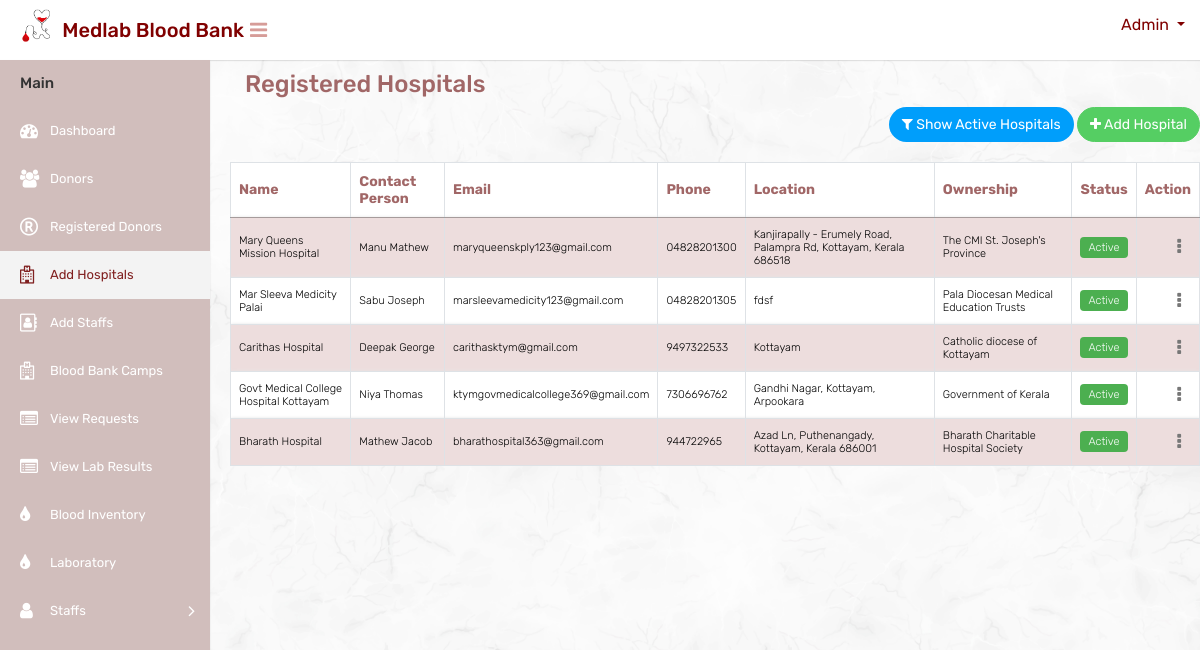
The page /registeredhospitaltable/ on the database its author committed.
### website/models.py (models this page shows, shortened)
class HospitalRegister(models.Model):
    hospitalName = models.CharField(max_length=100,unique=True)
    contactPerson = models.CharField(max_length=100)
    user=models.OneToOneField(CustomUser,on_delete=models.CASCADE)
    location = models.TextField()
    ownership = models.CharField(max_length=100)
    hospitalURL = models.URLField(blank=True)
    status = models.CharField(max_length=20, default='Active')

class CustomUser(AbstractUser):
    DONOR = 1
    HOSPITAL = 2
    STAFF = 3
    REGISTEREDDONOR = 4
    ROLE_CHOICE = (
        (DONOR, 'DONOR'),
        (HOSPITAL, 'HOSPITAL'),
        (STAFF, 'STAFF'),
        (REGISTEREDDONOR, 'REGISTEREDDONOR'),
    )
    username=None
    first_name = None
    last_name = None
    USERNAME_FIELD = 'email'
    email = models.EmailField(max_length=100, unique=True)
    phone = models.CharField(max_length=12, blank=True)
    password = models.CharField(max_length=128)
    role = models.IntegerField(choices=ROLE_CHOICE,default='1')
    is_admin = models.BooleanField(default=False)
    is_staff = models.BooleanField(default=False)
    is_active = models.BooleanField(default=True)
    is_superadmin = models.BooleanField(default=False)
    REQUIRED_FIELDS = ['phone']
    objects = UserManager()

### website/views.py (the view)
# urls.py: path('registeredhospitaltable/', registeredhospitaltable, name='registeredhospitaltable'),
def registeredhospitaltable(request):
    hospitals = HospitalRegister.objects.all()
    return render(request, 'mainuser/registeredhospitaltable.html', {'hospitals': hospitals})

### templates/mainuser/registeredhospitaltable.html (shortened to what this page needs)
{% load static %}
<html>
<head>
        <link rel="stylesheet" type="text/css" href="{% static 'mainuser/css/bootstrap.min.css' %}">
        <link rel="stylesheet" type="text/css" href="{% static 'mainuser/css/font-awesome.min.css' %}">
        <link rel="stylesheet" type="text/css" href="{% static 'mainuser/css/style.css' %}">
        <link rel="stylesheet" type="text/css" href="https://cdn.datatables.net/1.11.6/css/jquery.dataTables.css">
</head>
<body>
    <div class="main-wrapper">
        <div class="header" style="background-color:white;height:60px;">
			<div class="header-left">
				<a href="{% url 'adminindex' %}" class="logo" style="color: black;">
					<img src="{% static 'mainuser/img/logocopy.png' %}" width="75" height="40" alt="" style="margin-left:15px"> <span style="color: maroon;font-size: 20px;margin-top:10px; margin-left:-10px;white-space: nowrap;">Medlab Blood Bank</span>
				</a>
			</div>
			<a id="toggle_btn" href="javascript:void(0);" style="color:#d69c98;margin-top:20px;margin-left:10px;"><i class="fa fa-bars"></i></a>
            <ul class="nav user-menu float-right">
                <li class="nav-item dropdown has-arrow">
                    <a href="#" class="dropdown-toggle nav-link user-link" data-toggle="dropdown" style="color:maroon">
						<span style="color:maroon;">Admin</span>
                    </a>
                </li>
            </ul>
        </div>
        <div class="sidebar" id="sidebar">
            <div class="sidebar-inner slimscroll">
                <div id="sidebar-menu" class="sidebar-menu">
                    <ul>
                        <li class="menu-title">Main</li>
                        <li>
                            <a href="{% url 'adminindex' %}"><i class="fa fa-dashboard"></i> <span>Dashboard</span></a>
                        </li>
						<li>
                            <a href="{% url 'donors' %}"><i class="fa fa-users"></i> <span>Donors</span></a>
                        </li>
                        <li >
                            <a href="{% url 'registereddonortable' %}"><i class="fa fa-registered"></i> <span>Registered Donors</span></a>
                        </li>
                        <li class="active">
                            <a href="{% url 'registeredhospitaltable' %}"><i class="fa fa-hospital-o"></i> <span>Add Hospitals</span></a>
                        </li>
                        <li>
                            <a href="{% url 'registeredstafftable' %}"><i class="fa fa-address-book-o"></i> <span>Add Staffs</span></a>
                        </li>
                        <li>
                            <a href="{% url 'departments' %}"><i class="fa fa-hospital-o"></i> <span>Blood Bank Camps</span></a>
                        </li>
                        <li>
                            <a href="{% url 'blood_request_list' %}"><i class="fa fa-list-alt"></i> <span>View Requests</span></a>
                        </li>
						<li>
                            <a href="{% url 'view_uploaded_files' %}"><i class="fa fa-list-alt"></i> <span>View Lab Results</span></a>
                        </li>
                        <li>
                            <a href="{% url 'bloodinventory' %}"><i class="fa fa-tint"></i> <span>Blood Inventory</span></a>
                        </li>
                        <li>
                            <a href="{% url 'laboratory' %}"><i class="fa fa-tint"></i> <span>Laboratory</span></a>
                        </li>
						<li class="submenu">
							<a href="#"><i class="fa fa-user"></i> <span>Staffs </span> <span class="menu-arrow"></span></a>
						</li>
                    </ul>
                </div>
            </div>
        </div>
        <div class="page-wrapper">
            <div class="col-sm-6 col-2 text-left m-b-15">
                <h3 style="color: #a16767;margin-top: 20px;">Registered Hospitals</h3>
            </div>
            <div class="row">
                <div class="col-md-12">
                    <div class="text-right m-b-20">
                        <button id="toggle-active" class="btn btn-primary btn-rounded"><i class="fa fa-filter"></i> Show Active Hospitals</button>
                        <a href="{% url 'hospital_registration' %}" class="btn btn-success btn-rounded"><i class="fa fa-plus" id="hosadd"></i> Add Hospital</a>
                    </div>
                </div>
                <div class="col-md-12">
                    <div class="table-responsive">
                        <table class="table table-bordered table-striped custom-table datatable mb-0">
                            <thead>
                                <tr>
                                    <th>Name</th>
                                    <th>Contact Person</th>
                                    <th>Email</th>
                                    <th>Phone</th>
                                    <th>Location</th>
                                    <th>Ownership</th>
                                    <th>Status</th>
                                    <th class="text-right">Action</th>
                                </tr>
                            </thead>
                            <tbody>
                                {% for hospital in hospitals %}
                                <tr class="hospital-row">
                                    <td>{{ hospital.hospitalName }}</td>
                                    <td>{{ hospital.contactPerson }}</td>
                                    <td>{{ hospital.user.email }}</td>
                                    <td>{{ hospital.user.phone }}</td>
                                    <td>{{ hospital.location }}</td>
                                    <td>{{ hospital.ownership }}</td>
                                    <td>
                                    {% if hospital.status == "Active" %}
                                    <span class="status-active">{{ hospital.status }}</span>
                                    {% else %}
                                    <span class="status-inactive">{{ hospital.status }}</span>
                                    {% endif %}</td>
                                    <td class="text-right">
                                        <div class="dropdown dropdown-action">
                                            <a href="#" class="action-icon dropdown-toggle" data-toggle="dropdown" aria-expanded="false"><i class="fa fa-ellipsis-v"></i></a>
                                        </div>
                                    </td>
                                </tr>
                                {% endfor %}
                            </tbody>
                        </table>
                    </div>
                </div>
            </div>
        </div>
</body>
</html>

### rows shown on the page
HospitalRegister: hospitalName "Mary Queens Mission Hospital", contactPerson "Manu Mathew", user.email "maryqueenskply123@gmail.com", user.phone "04828201300", location "Kanjirapally - Erumely Road, Palampra Rd, Kottayam, Kerala 686518", ownership "The CMI St. Joseph's Province", status "Active"
HospitalRegister: hospitalName "Mar Sleeva Medicity Palai", contactPerson "Sabu Joseph", user.email "marsleevamedicity123@gmail.com", user.phone "04828201305", location "fdsf", ownership "Pala Diocesan Medical Education Trusts", status "Active"
HospitalRegister: hospitalName "Carithas Hospital", contactPerson "Deepak George", user.email "carithasktym@gmail.com", user.phone "9497322533", location "Kottayam", ownership "Catholic diocese of Kottayam", status "Active"
HospitalRegister: hospitalName "Govt Medical College Hospital Kottayam", contactPerson "Niya Thomas", user.email "ktymgovmedicalcollege369@gmail.com", user.phone "7306696762", location "Gandhi Nagar, Kottayam, Arpookara", ownership "Government of Kerala", status "Active"
HospitalRegister: hospitalName "Bharath Hospital", contactPerson "Mathew Jacob", user.email "bharathospital363@gmail.com", user.phone "944722965", location "Azad Ln, Puthenangady, Kottayam, Kerala 686001", ownership "Bharath Charitable Hospital Society", status "Active"
